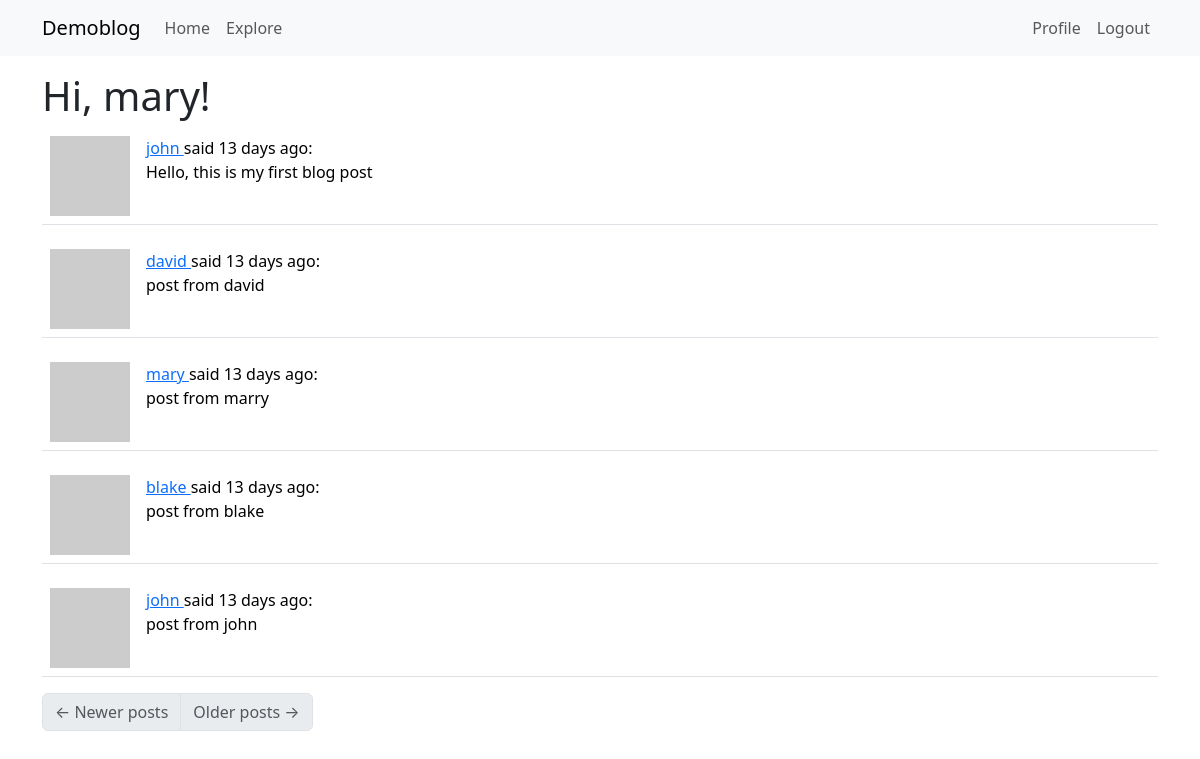
Screenshot of /explore (signed in) with the database file from the repository.
### app/models.py (models this page shows, shortened)
class PaginatedAPIMixin(object):
    @staticmethod
    def to_collection_dict(query, page, per_page, endpoint, **kwargs):
        resources = db.paginate(query, page=page, per_page=per_page, error_out=False)
        data = {
            'items': [item.to_dict() for item in resources.items],
            '_meta': {
                'page': page,
                'per_page': per_page,
                'total_pages': resources.pages,
                'total_items': resources.total
            },
            '_links': {
                'self': url_for(endpoint, page=page, per_page=per_page, **kwargs), # rest are argument for the endpoint
                'next': url_for(endpoint, page=page+1, per_page=per_page, **kwargs) if resources.has_next else None,
                'prev': url_for(endpoint, page=page-1, per_page=per_page, **kwargs) if resources.has_prev else None
            }
        }
        return data

class User(UserMixin, PaginatedAPIMixin, db.Model):
    id: so.Mapped[int] = so.mapped_column(primary_key=True)
    username: so.Mapped[str] = so.mapped_column(sa.String(64), index=True, unique=True)
    email: so.Mapped[str] = so.mapped_column(sa.String(120), index=True, unique=True)
    password_hash: so.Mapped[Optional[str]] = so.mapped_column(sa.String(256))
    posts: so.WriteOnlyMapped['Post'] = so.relationship(back_populates='author')
    about_me: so.Mapped[Optional[str]] = so.mapped_column(sa.String(140))
    last_seen: so.Mapped[Optional[datetime]] = so.mapped_column(default=lambda: datetime.now(timezone.utc))
    following: so.WriteOnlyMapped['User'] = so.relationship(
        secondary=followers, primaryjoin=(followers.c.follower_id==id),
        secondaryjoin=(followers.c.followed_id==id),
        back_populates='followers')
    followers: so.WriteOnlyMapped['User'] = so.relationship(
        secondary=followers, primaryjoin=(followers.c.followed_id==id),
        secondaryjoin=(followers.c.follower_id==id),
        back_populates='following')
    token: so.Mapped[Optional[str]] = so.mapped_column(sa.String(32), index=True, unique=True)
    token_expiration: so.Mapped[Optional[datetime]]
    def avatar(self, size):
        digest = md5(self.email.lower().encode('utf-8')).hexdigest()
        return f"http://www.gravatar.com/avatar/{digest}?d=identicon&s={size}"

class Post(db.Model):
    id: so.Mapped[int] = so.mapped_column(primary_key=True)
    body: so.Mapped[str] = so.mapped_column(sa.String(140), index=True, unique=True)
    timestamp: so.Mapped[datetime] = so.mapped_column(index=True, default=datetime.now(timezone.utc))
    user_id: so.Mapped[int] = so.mapped_column(sa.ForeignKey(User.id), index=True)
    author: so.Mapped[User] = so.relationship(back_populates='posts')

### app/main/routes.py (the view)
@bp.route('/explore')
@login_required
def explore():
    query = sa.select(Post).order_by(Post.timestamp.desc())
    page = request.args.get('page', 1, type=int)
    posts = db.paginate(query, page=page,
                        per_page=current_app.config['POST_PER_PAGE'], error_out=False)
    next_url = url_for('main.explore', page=posts.next_num) \
        if posts.has_next else None
    prev_url = url_for('main.explore', page=posts.prev_num) \
        if posts.has_prev else None
    return render_template('index.html', title='Explore', posts=posts.items,
                           next_url= next_url, prev_url=prev_url)

### app/main/routes.py (called while the page is built)
@bp.before_request
def before_request():
    if current_user.is_authenticated:
        current_user.last_seen = datetime.now(timezone.utc)
        db.session.commit()

### app/models.py (called while the page is built)
@login.user_loader
def load_user(id):
    return db.session.get(User, int(id))

### app/templates/index.html (shortened to what this page needs)
{% extends "base.html" %}
{% import "bootstrap_wtf.html" as wtf %}
{% block content %}
    <h1>Hi, {{ current_user.username }}!</h1>
    {% for post in posts %}
        {% include '_post.html' %}
    {% endfor %}
    <nav aria-label="Post navigation">
        <ul class="pagination">
            <li class="page-item{% if not prev_url %} disabled{% endif %}">
                <a class="page-link" href="{{ prev_url }}">
                    <span aria-hidden="true">&larr;</span> Newer posts
                </a>
            </li>
            <li class="page-item{% if not next_url %} disabled{% endif %}">
                <a class="page-link" href="{{ next_url }}">
                    Older posts <span aria-hidden="true">&rarr;</span>
                </a>
            </li>
        </ul>
    </nav>
{% endblock %}

### app/templates/base.html (shortened to what this page needs)
<!DOCTYPE html>
<html lang="en">
<head>
    <link
        href="https://cdn.jsdelivr.net/npm/bootstrap@5.3.2/dist/css/bootstrap.min.css"
        rel="stylesheet"
>
</head>
<body>
    <nav class="navbar navbar-expand-lg bg-body-tertiary">
       <div class="container">
        <a class="navbar-brand" href="{{ url_for('main.index') }}">Demoblog</a>
       <div class="collapse navbar-collapse" id="navbarSupportedContent">
        <ul class="navbar-nav me-auto mb-2 mb-lg-0">
          <li class="nav-item">
            <a class="nav-link" aria-current="page" href="{{ url_for('main.index') }}">Home</a>
          </li>
          <li class="nav-item">
            <a class="nav-link" aria-current="page" href="{{ url_for('main.explore') }}">Explore</a>
          </li>
        </ul>
        <ul class="navbar-nav mb-2 mb-lg-0">
            {% if current_user.is_anonymous %}
            <li class="nav-item">
              <a class="nav-link" aria-current="page" href="{{ url_for('auth.login') }}">Login</a>
            </li>
            {% else %}
            <li class="nav-item">
              <a class="nav-link" aria-current="page" href="{{ url_for('main.user', username=current_user.username) }}">Profile</a>
            </li>
            <li class="nav-item">
              <a class="nav-link" aria-current="page" href="{{ url_for('auth.logout') }}">Logout</a>
            </li>
            {% endif %}
          </ul>
        </div>
      </div>
    </nav>
    <div class="container mt-3">
      {% block content %}
      {% endblock %}
    </div>
</body>
</html>

### app/templates/_post.html (shortened to what this page needs)
<table class="table table-hover">
    <tr>
        <td width="70px">
            <a href="{{ url_for('main.user', username=post.author.username) }}">
                <img src="{{ post.author.avatar(70) }}" />
            </a>
        </td>
        <td>
            <a href="{{ url_for('main.user', username=post.author.username) }}">
                {{ post.author.username }}
            </a>
             said {{ moment(post.timestamp).fromNow() }}:
            <br>
            {{ post.body }}
            <br>
        </td>
    </tr>
</table>

### rows the page displays
User: username "mary"
Post: author.username "john", timestamp "13 days ago", body "Hello, this is my first blog post"
Post: author.username "david", timestamp "13 days ago", body "post from david"
Post: author.username "mary", timestamp "13 days ago", body "post from marry"
Post: author.username "blake", timestamp "13 days ago", body "post from blake"
Post: author.username "john", timestamp "13 days ago", body "post from john"
